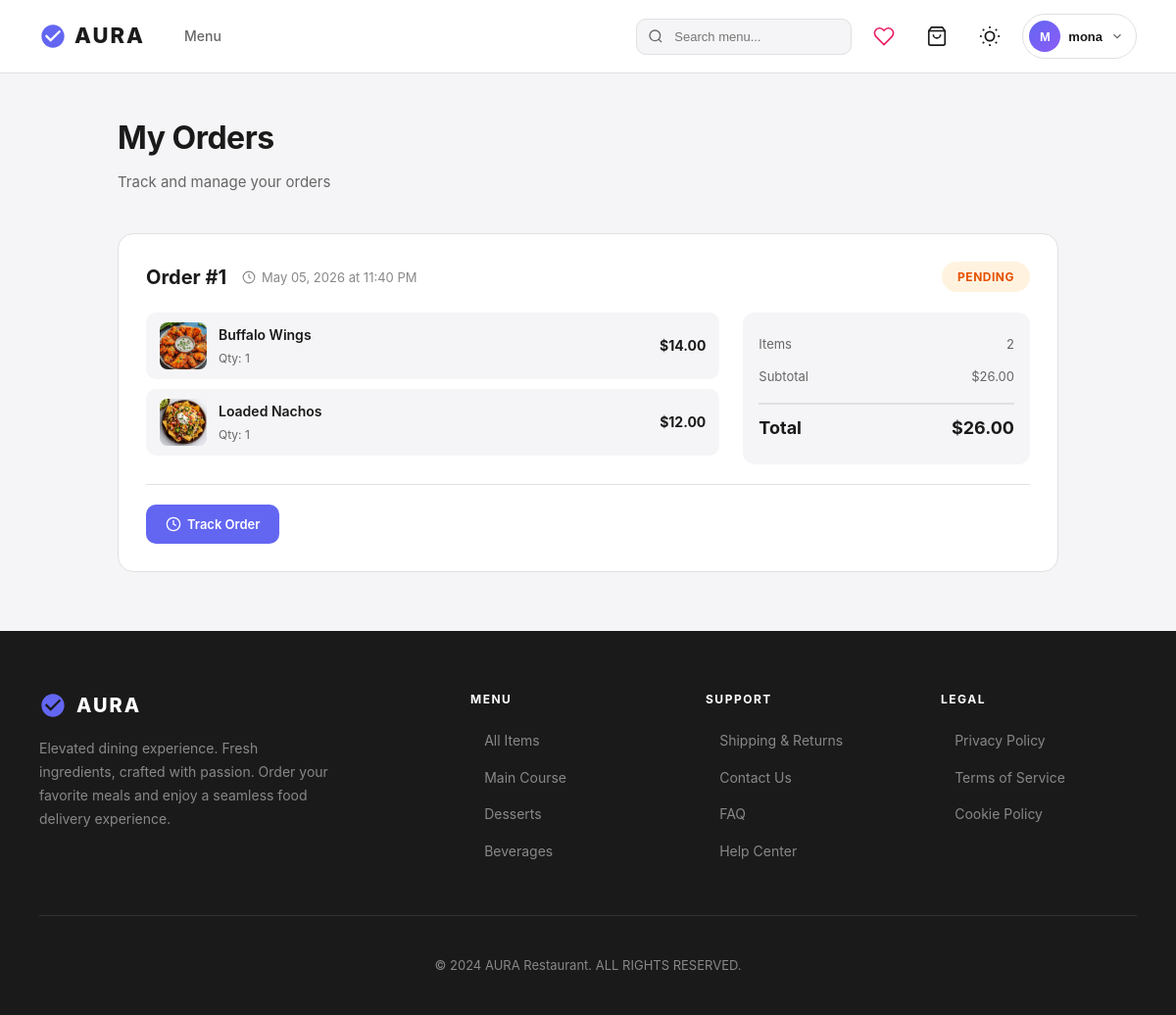
Page /customer/orders (signed in) on the committed database.
### app/models/user.py (models this page shows, shortened)
class User(db.Model):
    __tablename__ = 'users'
    id = db.Column(db.Integer, primary_key=True)
    username = db.Column(db.String(80), unique=True, nullable=False)
    email = db.Column(db.String(120), unique=True, nullable=False)
    password_hash = db.Column(db.String(256), nullable=False)
    phone = db.Column(db.String(20))
    address = db.Column(db.Text)
    created_at = db.Column(db.DateTime, default=datetime.utcnow)
    orders = db.relationship('Order', back_populates='customer', lazy=True, cascade='all, delete-orphan')
    reviews = db.relationship('Review', back_populates='customer', lazy=True, cascade='all, delete-orphan')

### app/models/orders.py (models this page shows, shortened)
class Order(db.Model):
    __tablename__ = 'orders'
    id = db.Column(db.Integer, primary_key=True)
    customer_id = db.Column(db.Integer, db.ForeignKey('users.id', ondelete='CASCADE'), nullable=False)
    total_amount = db.Column(db.Numeric(10, 2), nullable=False)
    status = db.Column(db.Enum(OrderStatus), default=OrderStatus.PENDING)
    delivery_address = db.Column(db.Text)
    special_instructions = db.Column(db.Text)
    created_at = db.Column(db.DateTime, default=datetime.utcnow)
    updated_at = db.Column(db.DateTime, default=datetime.utcnow, onupdate=datetime.utcnow)
    customer = db.relationship('User', back_populates='orders')
    items = db.relationship('OrderItem', backref='order', lazy=True, cascade='all, delete-orphan')
    payment = db.relationship('Payment', backref='order', uselist=False, cascade='all, delete-orphan')
    status_history = db.relationship('OrderStatusHistory', backref='order', lazy=True, cascade='all, delete-orphan')

### app/models/order_item.py (models this page shows, shortened)
class OrderItem(db.Model):
    __tablename__ = 'order_items'
    id = db.Column(db.Integer, primary_key=True)
    order_id = db.Column(db.Integer, db.ForeignKey('orders.id', ondelete='CASCADE'), nullable=False)
    menu_item_id = db.Column(db.Integer, db.ForeignKey('menu_items.id', ondelete='CASCADE'), nullable=False)
    quantity = db.Column(db.Integer, nullable=False, default=1)
    unit_price = db.Column(db.Numeric(10, 2), nullable=False)
    special_requests = db.Column(db.Text)

### app/models/menu_item.py (models this page shows, shortened)
class MenuItem(db.Model):
    __tablename__ = 'menu_items'
    id = db.Column(db.Integer, primary_key=True)
    name = db.Column(db.String(100), nullable=False)
    description = db.Column(db.Text)
    price = db.Column(db.Numeric(10, 2), nullable=False)
    category = db.Column(db.Enum(Category), nullable=False)
    image_url = db.Column(db.String(255))
    is_available = db.Column(db.Boolean, default=True)
    stock_quantity = db.Column(db.Integer, default=10)  # ← NEW: Available stock
    preparation_time = db.Column(db.Integer, default=15)
    calories = db.Column(db.Integer)
    ingredients = db.Column(db.Text)
    created_at = db.Column(db.DateTime, default=db.func.current_timestamp())
    order_items = db.relationship('OrderItem', backref='menu_item', lazy=True)
    reviews = db.relationship('Review', backref='menu_item', lazy=True, cascade='all, delete-orphan')

### app/routes/customer.py (the view)
@customer_bp.route('/orders')
@login_required
def orders():
    result = OrderService.get_user_orders(current_user.id)
    return render_template('orders/orders_list.html', orders=result.data['all'])

### app/repositories/order_repository.py (called while the page is built)
    @staticmethod
    def get_by_customer(customer_id):
        return Order.query.filter_by(customer_id=customer_id)\
                         .order_by(Order.created_at.desc()).all()

### app/services/base_service.py (called while the page is built)
    @classmethod
    def ok(cls, data=None, message=None):
        return cls(success=True, data=data, message=message)

### app/services/order_service.py (called while the page is built)
    @staticmethod
    def get_user_orders(customer_id):
        orders = OrderRepository.get_by_customer(customer_id)
        active = [o for o in orders if o.status.value != 'Cancelled']
        cancelled = [o for o in orders if o.status.value == 'Cancelled']
        return ServiceResult.ok(data={
            'all': orders,
            'active': active,
            'cancelled': cancelled
        })

### app/templates/orders/orders_list.html (shortened to what this page needs)
{% extends "base.html" %}
{% block content %}
<div class="orders-container">
  <h1 class="orders-title">My Orders</h1>
  <p class="orders-subtitle">Track and manage your orders</p>
  {% if orders %}
    {% set active_orders = orders | selectattr('status.value', 'ne', 'Cancelled') | list %}
    {% set cancelled_orders = orders | selectattr('status.value', 'eq', 'Cancelled') | list %}
    {% if active_orders %}
      <div class="active-orders">
        {% for order in active_orders %}
        <div class="order-card">
          <div class="order-header">
            <div class="order-id-section">
              <span class="order-id">Order #{{ order.id }}</span>
              <span class="order-date">
                <svg viewBox="0 0 24 24"><circle cx="12" cy="12" r="10"/><polyline points="12 6 12 12 16 14"/></svg>
                {{ order.created_at.strftime('%B %d, %Y at %I:%M %p') if order.created_at else 'N/A' }}
              </span>
            </div>
            <span class="order-status status-{{ order.status.value.lower() }}">{{ order.status.value }}</span>
          </div>
          <div class="order-body">
            <div class="order-items-preview">
              {% for item in order.items %}
              <div class="order-item-preview">
                <div class="order-item-img">
                  {% if item.menu_item.image_url %}
                    {% set img_path = item.menu_item.image_url %}
                    {% if img_path.startswith('static/') %}{% set img_path = img_path[7:] %}{% endif %}
                    <img src="{{ url_for('static', filename=img_path) }}" alt="{{ item.menu_item.name }}" onerror="this.parentElement.style.display='none'">
                  {% endif %}
                </div>
                <div class="order-item-info">
                  <div class="order-item-name">{{ item.menu_item.name }}</div>
                  <div class="order-item-qty">Qty: {{ item.quantity }}</div>
                </div>
                <div class="order-item-price">${{ "%.2f"|format(item.quantity * item.unit_price|float) }}</div>
              </div>
              {% endfor %}
            </div>
            <div class="order-summary-info">
              <div class="row">
                <span>Items</span>
                <span>{{ order.items|length }}</span>
              </div>
              <div class="row">
                <span>Subtotal</span>
                <span>${{ "%.2f"|format(order.total_amount|float) }}</span>
              </div>
              <div class="row total">
                <span>Total</span>
                <span>${{ "%.2f"|format(order.total_amount|float) }}</span>
              </div>
            </div>
          </div>
          <div class="order-footer">
            <div class="btn-group">
              <a href="{{ url_for('order.order_tracking', order_id=order.id) }}" class="btn btn-primary track-btn">
                <svg viewBox="0 0 24 24"><circle cx="12" cy="12" r="10"/><polyline points="12 6 12 12 16 14"/></svg>
                Track Order
              </a>
            </div>
          </div>
        </div>
        {% endfor %}
      </div>
    {% endif %}
  {% endif %}
</div>
{% endblock %}

### app/templates/base.html (shortened to what this page needs)
<!DOCTYPE html>
<html lang="en" data-theme="light">
<head>
<link rel="stylesheet" href="{{ url_for('static', filename='css/style.css') }}">
</head>
<body>
<nav class="nav">
  <div class="nav-left">
    <a href="{{ url_for('main.home') }}" class="logo">
      <svg viewBox="0 0 24 24"><path d="M12 2C6.48 2 2 6.48 2 12s4.48 10 10 10 10-4.48 10-10S17.52 2 12 2zm-2 15l-5-5 1.41-1.41L10 14.17l7.59-7.59L19 8l-9 9z"/></svg>
      AURA
    </a>
    <ul class="links">
      <li><a href="{{ url_for('customer.menu') }}" class="{% if request.endpoint == 'customer.menu' %}active{% endif %}">Menu</a></li>
    </ul>
  </div>
  <div class="nav-right">
    <form class="nav-search" action="{{ url_for('customer.search') }}" method="GET">
      <input type="text" name="q" placeholder="Search menu..." value="{{ search_query or '' }}">
    </form>
    <a href="{{ url_for('customer.menu') }}" class="nav-icon-btn wishlist-btn" title="Wishlist (Coming Soon)">
      <svg viewBox="0 0 24 24"><path d="M20.84 4.61a5.5 5.5 0 0 0-7.78 0L12 5.67l-1.06-1.06a5.5 5.5 0 0 0-7.78 7.78l1.06 1.06L12 21.23l7.78-7.78 1.06-1.06a5.5 5.5 0 0 0 0-7.78z"/></svg>
    </a>
    <a href="{{ url_for('customer.cart') }}" class="nav-icon-btn cart-icon-wrap" title="Cart">
      <svg viewBox="0 0 24 24"><path d="M6 2L3 6v14a2 2 0 0 0 2 2h14a2 2 0 0 0 2-2V6l-3-4z"/><line x1="3" y1="6" x2="21" y2="6"/><path d="M16 10a4 4 0 0 1-8 0"/></svg>
    </a>
    <button class="nav-icon-btn theme-toggle" onclick="toggleTheme()" title="Toggle Dark Mode">
    </button>
    {% if current_user.is_authenticated %}
    <div class="profile-dropdown" id="profileDropdown">
      <button class="profile-btn" onclick="toggleProfileDropdown()">
        <div class="profile-avatar">{{ current_user.username[0]|upper }}</div>
        <span class="profile-name">{{ current_user.username }}</span>
        <svg class="profile-arrow" viewBox="0 0 24 24"><polyline points="6 9 12 15 18 9"/></svg>
      </button>
    </div>
    {% else %}
    <a href="{{ url_for('auth.login') }}" class="btn btn-primary" style="padding:8px 20px;font-size:13px;border-radius:8px;background:var(--c2);color:#fff;font-weight:600;text-decoration:none">Login</a>
    {% endif %}
  </div>
</nav>
{% block content %}{% endblock %}
<footer class="footer">
  <div class="f-grid">
    <div>
      <div class="f-brand">
        <svg viewBox="0 0 24 24"><path d="M12 2C6.48 2 2 6.48 2 12s4.48 10 10 10 10-4.48 10-10S17.52 2 12 2zm-2 15l-5-5 1.41-1.41L10 14.17l7.59-7.59L19 8l-9 9z"/></svg>
        AURA
      </div>
      <p class="f-desc">Elevated dining experience. Fresh ingredients, crafted with passion. Order your favorite meals and enjoy a seamless food delivery experience.</p>
    </div>
    <div>
      <div class="f-title">Menu</div>
      <ul class="f-links">
        <li><a href="{{ url_for('customer.menu') }}">All Items</a></li>
        <li><a href="{{ url_for('customer.menu', category='main_course') }}">Main Course</a></li>
        <li><a href="{{ url_for('customer.menu', category='desserts') }}">Desserts</a></li>
        <li><a href="{{ url_for('customer.menu', category='beverages') }}">Beverages</a></li>
      </ul>
    </div>
    <div>
      <div class="f-title">Support</div>
      <ul class="f-links">
        <li><a href="#">Shipping & Returns</a></li>
        <li><a href="#">Contact Us</a></li>
        <li><a href="#">FAQ</a></li>
        <li><a href="#">Help Center</a></li>
      </ul>
    </div>
    <div>
      <div class="f-title">Legal</div>
      <ul class="f-links">
        <li><a href="#">Privacy Policy</a></li>
        <li><a href="#">Terms of Service</a></li>
        <li><a href="#">Cookie Policy</a></li>
      </ul>
    </div>
  </div>
  <div class="f-copy">&copy; 2024 AURA Restaurant. ALL RIGHTS RESERVED.</div>
</footer>
</body>
</html>

### app/static/css/style.css (style rules this page uses)
:root { --c1:#1a1a1a; --c2:#6366f1; --cg:#666; --cl:#888; --cb:#e0e0e0; --cw:#fff; --bg:#f5f5f7; --r:8px; --tr:all .3s; }
* { margin:0;padding:0;box-sizing:border-box }
body { font-family:-apple-system,BlinkMacSystemFont,'Segoe UI',Roboto,sans-serif;background:var(--bg);color:var(--c1);line-height:1.6 }
a { text-decoration:none;color:inherit }
img { max-width:100%;display:block }
.nav { display:flex;justify-content:space-between;align-items:center;padding:16px 40px;background:var(--cw);border-bottom:1px solid #f0f0f0;position:sticky;top:0;z-index:100 }
.logo { font-size:20px;font-weight:700;letter-spacing:3px }
.links { display:flex;gap:32px;list-style:none }
.links a { color:var(--cg);font-size:13px;font-weight:500;transition:var(--tr) }
.footer { background:var(--c1);color:var(--cw);padding:40px }
.f-grid { display:grid;grid-template-columns:2fr 1fr 1fr 1fr;gap:32px;max-width:1200px;margin:0 auto }
.f-brand { font-size:18px;font-weight:700;letter-spacing:2px;margin-bottom:12px }
.f-desc { font-size:13px;color:var(--cl);line-height:1.6 }
.f-title { font-size:12px;font-weight:600;text-transform:uppercase;letter-spacing:1px;margin-bottom:16px }
.f-links { list-style:none }
.f-links li { margin-bottom:10px }
.f-links a { color:var(--cl);font-size:13px;transition:var(--tr) }
.f-copy { text-align:center;padding-top:32px;margin-top:32px;border-top:1px solid #333;font-size:12px;color:var(--cl) }

### app/templates/orders/orders_list.html (style rules this page uses)
.orders-container { max-width:1000px;margin:0 auto;padding:40px 20px }
.orders-title { font-size:32px;font-weight:700;margin-bottom:8px;letter-spacing:-0.5px }
.orders-subtitle { color:var(--cg);margin-bottom:40px;font-size:15px }
.order-card { background:var(--card-bg);padding:28px;border-radius:16px;border:1px solid var(--cb);margin-bottom:20px;transition:all 0.3s ease;position:relative;overflow:hidden }
.order-header { display:flex;justify-content:space-between;align-items:flex-start;margin-bottom:20px;flex-wrap:wrap;gap:12px }
.order-id-section { display:flex;align-items:center;gap:16px;flex-wrap:wrap }
.order-id { font-size:20px;font-weight:700;color:var(--text-primary) }
.order-date { font-size:13px;color:var(--cl);display:flex;align-items:center;gap:6px }
.order-date svg { width:14px;height:14px;stroke:var(--cl);fill:none;stroke-width:2 }
.order-status { padding:6px 16px;border-radius:20px;font-size:12px;font-weight:700;text-transform:uppercase;letter-spacing:0.5px }
.status-pending { background:#fff3e0;color:#e65100 }
.order-body { display:grid;grid-template-columns:2fr 1fr;gap:24px;margin-bottom:20px }
.order-items-preview { display:flex;flex-direction:column;gap:10px }
.order-item-preview { display:flex;align-items:center;gap:12px;padding:10px 14px;background:var(--bg);border-radius:10px }
.order-item-img { width:48px;height:48px;border-radius:8px;overflow:hidden;background:#e8e8e8;flex-shrink:0 }
.order-item-img img { width:100%;height:100%;object-fit:cover }
.order-item-info { flex:1;min-width:0 }
.order-item-name { font-size:14px;font-weight:600;color:var(--text-primary);white-space:nowrap;overflow:hidden;text-overflow:ellipsis }
.order-item-qty { font-size:12px;color:var(--cg);margin-top:2px }
.order-item-price { font-size:14px;font-weight:700;color:var(--text-primary);white-space:nowrap }
.order-summary-info { background:var(--bg);padding:16px;border-radius:12px }
.order-summary-info .row { display:flex;justify-content:space-between;padding:6px 0;font-size:13px;color:var(--cg) }
.order-summary-info .row.total { padding-top:10px;margin-top:10px;border-top:2px solid var(--cb);font-size:18px;font-weight:700;color:var(--text-primary) }
.order-footer { display:flex;justify-content:space-between;align-items:center;padding-top:20px;border-top:1px solid var(--cb);flex-wrap:wrap;gap:12px }
.btn-group { display:flex;gap:10px;align-items:center;flex-wrap:wrap }
.btn { padding:10px 20px;border-radius:10px;font-size:13px;font-weight:600;cursor:pointer;transition:all 0.2s ease;border:none;text-decoration:none;display:inline-flex;align-items:center;gap:6px }
.btn-primary { background:var(--c2);color:#fff }
.track-btn svg,.cancel-btn svg { width:16px;height:16px;stroke:currentColor;fill:none;stroke-width:2 }

### rows in the picture
User: username "M", username "mona"
Order: id "1", created_at "May 05, 2026 at 11:40 PM", status.value "PENDING", items|length "2", total_amount "26.00"
OrderItem: menu_item.name (picture), menu_item.name "Buffalo Wings", quantity "1", item.quantity*item.unit_price|float "14.00"
OrderItem: menu_item.name (picture), menu_item.name "Loaded Nachos", quantity "1", item.quantity*item.unit_price|float "12.00"
